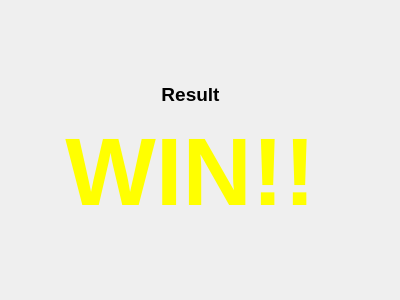
<?xml version="1.0" encoding="UTF-8"?>
<ui version="4.0">
 <class>Win</class>
 <widget class="QDialog" name="Win">
  <property name="geometry">
   <rect>
    <x>0</x>
    <y>0</y>
    <width>400</width>
    <height>300</height>
   </rect>
  </property>
  <property name="windowTitle">
   <string>Dialog</string>
  </property>
  <widget class="QLabel" name="label">
   <property name="geometry">
    <rect>
     <x>50</x>
     <y>60</y>
     <width>281</width>
     <height>191</height>
    </rect>
   </property>
   <property name="text">
    <string>&lt;html&gt;&lt;head/&gt;&lt;body&gt;&lt;p align=&quot;center&quot;&gt;&lt;span style=&quot; font-size:14pt; font-weight:600;&quot;&gt;Result&lt;/span&gt;&lt;/p&gt;&lt;p align=&quot;center&quot;&gt;&lt;span style=&quot; font-size:72pt; font-weight:600; color:#ffff00;&quot;&gt;WIN!!&lt;/span&gt;&lt;/p&gt;&lt;/body&gt;&lt;/html&gt;</string>
   </property>
  </widget>
 </widget>
 <resources/>
 <connections/>
</ui>
